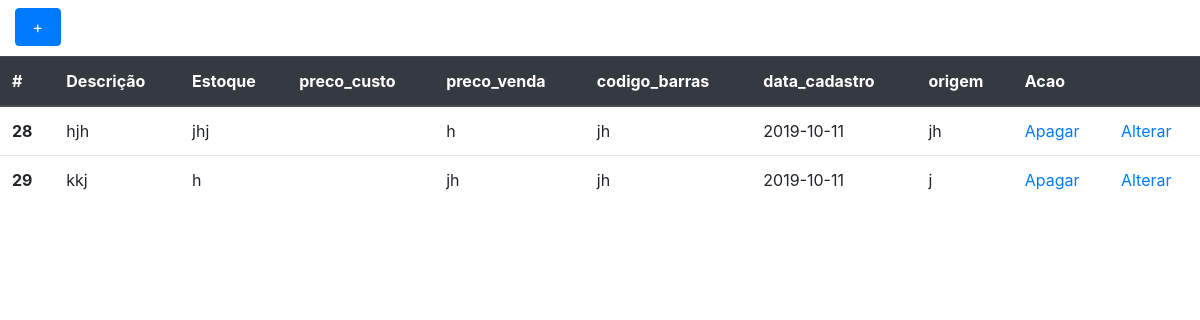
Before: / with the older database file.
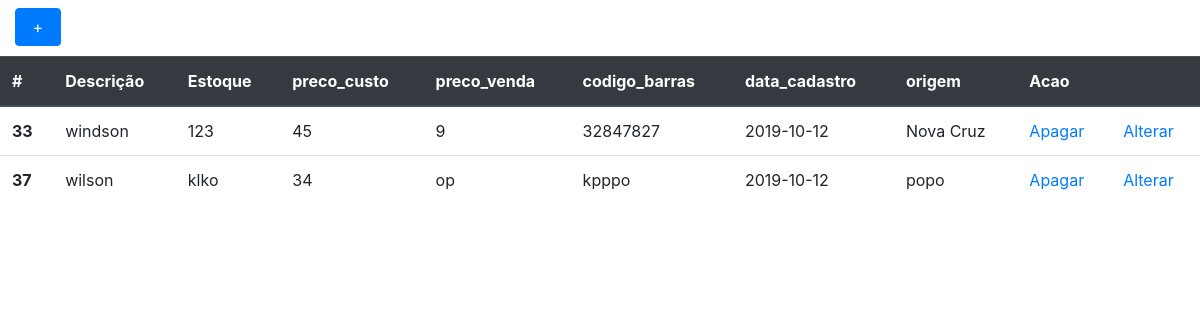
After: the same page with the newer database file.
### tables this page shows
CREATE TABLE "produto"
(
	id integer not null
		primary key autoincrement,
	descricao text,
	estoque float,
	preco_custo float,
	preco_venda float,
	codigo_barras text,
	data_cadastro date,
	origem char(1)
);

### src/Gateway/ProdutoGateway.php (called while the page is built, shortened)
<?php
class ProdutoGateway
{
    private static $conn;
    public static function setConnection(PDO $conn){
        self::$conn = $conn;
    }
    public function all(){
        $sql = "SELECT * FROM produto";
        $result = self::$conn->query($sql);
        return $result->fetchAll(PDO::FETCH_OBJ);
    }
}

### index.php (the view, shortened to what this page needs)
<?php
$gw = new ProdutoGateway();
$produtos = $gw->all();
?>
<!doctype html>
<html lang="en">
<head>
    <link rel="stylesheet" href="https://stackpath.bootstrapcdn.com/bootstrap/4.3.1/css/bootstrap.min.css">
</head>
<body>
        <div class="col-md-7">
            <h1><a href="criar.html"><input class="btn btn-primary" type="submit" value=" + "></a></h1>
        </div>
<table class="table ">
    <thead class="thead-dark">
    <tr>
        <th scope="col">#</th>
        <th scope="col">Descrição</th>
        <th scope="col">Estoque</th>
        <th scope="col">preco_custo</th>
        <th scope="col">preco_venda</th>
        <th scope="col">codigo_barras</th>
        <th scope="col">data_cadastro</th>
        <th scope="col">origem</th>
        <th scope="col">Acao</th>
        <th scope="col"></th>
    </tr>
    </thead>
    <tbody>
    <?php
    foreach($produtos as $produto){
        ?>
        <tr>
            <th scope="row"><?=$produto->id?></th>
            <td id="descri"><?=$produto->descricao?></td>
            <td><?=$produto->estoque?></td>
            <td><?=$produto->preco_custo?></td>
            <td><?=$produto->preco_venda?></td>
            <td><?=$produto->codigo_barras?></td>
            <td><?=$produto->data_cadastro?></td>
            <td><?=$produto->origem?></td>
            <td><a href="apagar.php?id=<?=$produto->id?>">Apagar</a></td>
            <td><a href="alterardados.php?id=<?=$produto->id?>">Alterar</a></td>
        </tr>
    <?php } ?>
    </tbody>
</table>
</body>
</html>

Changed rows visible on the page:
removed produto: id "28", descricao "hjh", estoque "jhj", preco_venda "h", codigo_barras "jh", data_cadastro "2019-10-11", origem "jh"
removed produto: id "29", descricao "kkj", estoque "h", preco_venda "jh", codigo_barras "jh", data_cadastro "2019-10-11", origem "j"
added produto: id "33", descricao "windson", estoque "123", preco_custo "45", preco_venda "9", codigo_barras "32847827", data_cadastro "2019-10-12", origem "Nova Cruz"
added produto: id "37", descricao "wilson", estoque "klko", preco_custo "34", preco_venda "op", codigo_barras "kpppo", data_cadastro "2019-10-12", origem "popo"
